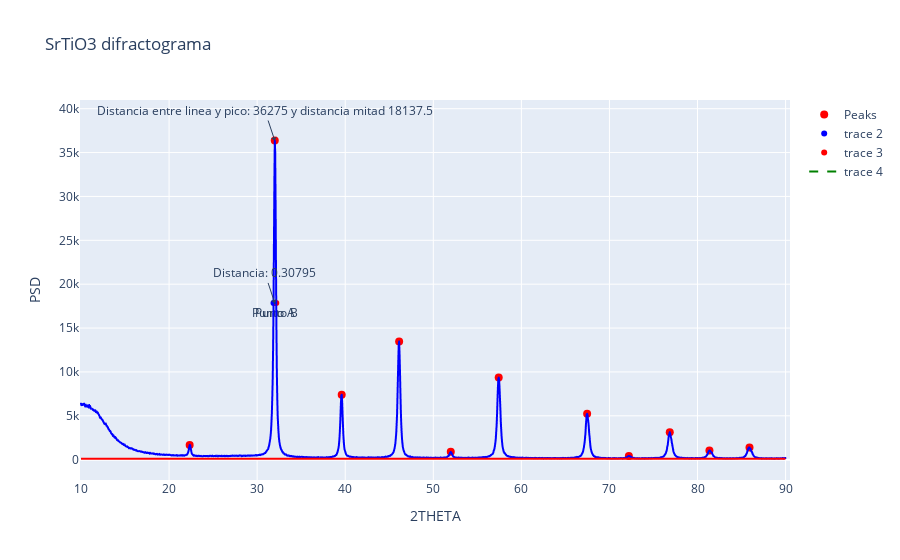

Write notebook code for a chart like this one.
### Markdown cell above
## Creamos la gráfica interactiva para la formula de Williamson-Hall

En esta parte del código se obtienen los puntos más relevantes de la gráfica y se les da un tratamiento para poder trabajar con ellos, sin embargo ahora el tratamiento se hace con base a obtener los datos para calcular el tamaño de cristalito a través de Williamson-Hall

### Code cell
df = pd.read_csv('data.csv')

peaks, _ = find_peaks(df[' PSD'], distance=1)

# Find peaks in the 'PSD' (intensity) column of XRD data
peaks, _ = find_peaks(df[' PSD'], prominence=50 , distance= 90)  # Adjust prominence as needed
peaks = np.delete(peaks, 0)
peaks = np.delete(peaks, 1)

y_position_value_global = 100
beta_constant_value = 0


fig = px.line(df, x=' 2THETA', y=' PSD', labels={'Name': '2theta', 'Value': 'values'}, title='SrTiO3 difractograma')
fig.add_scatter(x=df[' 2THETA'][peaks], y=df[' PSD'][peaks], mode='markers', marker=dict(color='red', size=8), name='Peaks')

fig.update_traces(line=dict(color='blue')) 



# Add a line parallel to x-axis at y_position_value
fig.add_shape(
    type='line',
    x0=df[' 2THETA'].min(),
    y0=y_position_value_global,
    x1=df[' 2THETA'].max(),
    y1=y_position_value_global,
    line=dict(color='red', width=2, dash='solid')
)

#-------------------------------------------------
#Se calcula la altura máxima en de la reflexión más grande:
altura_reflexion_max = max(df[' PSD'].values) - y_position_value_global

# Obtenemos la mitad de la distancia con de la reflexión mas grande usando el punto de referencia
given_PSD_value = altura_reflexion_max/2

# Se calcula la diferencia absoluta entre los dos valores dados y todos los datos de la columna PSD.
df['Absolute_Difference'] = abs(df[' PSD'] - given_PSD_value)


# Encuentra la fila con la menor diferencia encontrada
closest_index = df['Absolute_Difference'].idxmin()

closest_2THETA_value = df.loc[closest_index, ' 2THETA']
closest_PSD_value = df.loc[closest_index, ' PSD']

# Encontramos el siguiente valor más cercano
next_upper_values = df[df[' PSD'] > given_PSD_value]
if not next_upper_values.empty:
    next_upper_index = next_upper_values[' PSD'].idxmin()
    next_upper_2THETA = df.loc[next_upper_index, ' 2THETA']
    next_upper_PSD = df.loc[next_upper_index, ' PSD']

#-------------------------------------------------

promedio_de_dos_puntos = ((df[' 2THETA'][next_upper_index] + df[' 2THETA'][next_upper_index + 1])/2) + 0.003

# Agregamos dos puntos con las coordenadas de closes index y el promedio de 2theta en el next_upper_index y next_upper_index + 1
fig.add_trace(go.Scatter(x=[df[' 2THETA'][closest_index]], y=[df[' PSD'][closest_index]], mode='markers+text', text='Punto A', textposition='bottom center', marker=dict(color='blue')))
fig.add_trace(go.Scatter(x=[promedio_de_dos_puntos], y=[df[' PSD'][closest_index]], mode='markers+text', text='Punto B', textposition='bottom center', marker=dict(color='red')))


# Creamos una linea entre esos cos puntos
fig.add_trace(go.Scatter(x=[df[' 2THETA'][closest_index], promedio_de_dos_puntos], y=[df[' PSD'][closest_index], df[' PSD'][closest_index]], mode='lines', line=dict(color='green', dash='dash')))


# Se calcula la distancia con la formula euclidiana
distance_two_points = np.sqrt((df[' 2THETA'][closest_index] - (promedio_de_dos_puntos))**2 + (df[' PSD'][closest_index] - df[' PSD'][closest_index])**2)


beta_constant_value = distance_two_points  #Se guardan los datos en la variable global
# Se agrega una anotación con esta distancia
fig.add_annotation(
    x=(next_upper_2THETA + closest_2THETA_value)/2,
    y=df[' PSD'][closest_index],
    text=f'Distancia: {distance_two_points:.5f}', # Ponemos la distancia con 3 puntos decimales
    showarrow=True,
    arrowhead=1,
)

fig.add_annotation(
    x=(next_upper_2THETA + closest_2THETA_value)/2,
    y=df[' PSD'][closest_index + 3],
    text=f'Distancia entre linea y pico: {altura_reflexion_max} y distancia mitad {altura_reflexion_max/2}', # Ponemos la distancia con 3 puntos decimales
    showarrow=True,
    arrowhead=1,
)

fig.show()

### Figure 1 — Plotly figure (JSON) as saved in the notebook; plotly's stock layout.template omitted (floating-point values rounded to 4 significant figures; data arrays with more than 128 entries replaced by an {"elided": "..."} marker saying what was removed)
{"data": [{"hovertemplate": " 2THETA=%{x}<br> PSD=%{y}<extra></extra>", "legendgroup": "", "line": {"color": "blue", "dash": "solid"}, "marker": {"symbol": "circle"}, "mode": "lines", "name": "", "showlegend": false, "type": "scattergl", "x": {"elided": "1706 float values"}, "xaxis": "x", "y": {"elided": "1706 int values"}, "yaxis": "y"}, {"line": {"color": "blue"}, "marker": {"color": "red", "size": 8}, "mode": "markers", "name": "Peaks", "type": "scatter", "x": [22.34, 32.0, 39.6, 46.12, 51.99, 57.43, 67.47, 72.2, 76.85, 81.35, 85.9], "y": [1671, 36375, 7403, 13474, 888, 9350, 5230, 417, 3133, 1057, 1389]}, {"marker": {"color": "blue"}, "mode": "markers+text", "text": "Punto A", "textposition": "bottom center", "type": "scatter", "x": [31.86], "y": [17860]}, {"marker": {"color": "red"}, "mode": "markers+text", "text": "Punto B", "textposition": "bottom center", "type": "scatter", "x": [32.17], "y": [17860]}, {"line": {"color": "green", "dash": "dash"}, "mode": "lines", "type": "scatter", "x": [31.86, 32.17], "y": [17860, 17860]}], "layout": {"annotations": [{"arrowhead": 1, "showarrow": true, "text": "Distancia: 0.30795", "x": 32.0, "y": 17860}, {"arrowhead": 1, "showarrow": true, "text": "Distancia entre linea y pico: 36275 y distancia mitad 18137.5", "x": 32.0, "y": 36375}], "autosize": true, "legend": {"tracegroupgap": 0}, "shapes": [{"line": {"color": "red", "dash": "solid", "width": 2}, "type": "line", "x0": 10, "x1": 89.98, "y0": 100, "y1": 100}], "title": {"text": "SrTiO3 difractograma"}, "xaxis": {"anchor": "y", "autorange": true, "domain": [0, 1], "range": [9.913, 90.36], "showspikes": false, "title": {"text": " 2THETA"}, "type": "linear"}, "yaxis": {"anchor": "x", "autorange": true, "domain": [0, 1], "range": [-3563.0, 47600.0], "showspikes": false, "title": {"text": " PSD"}, "type": "linear"}}}
